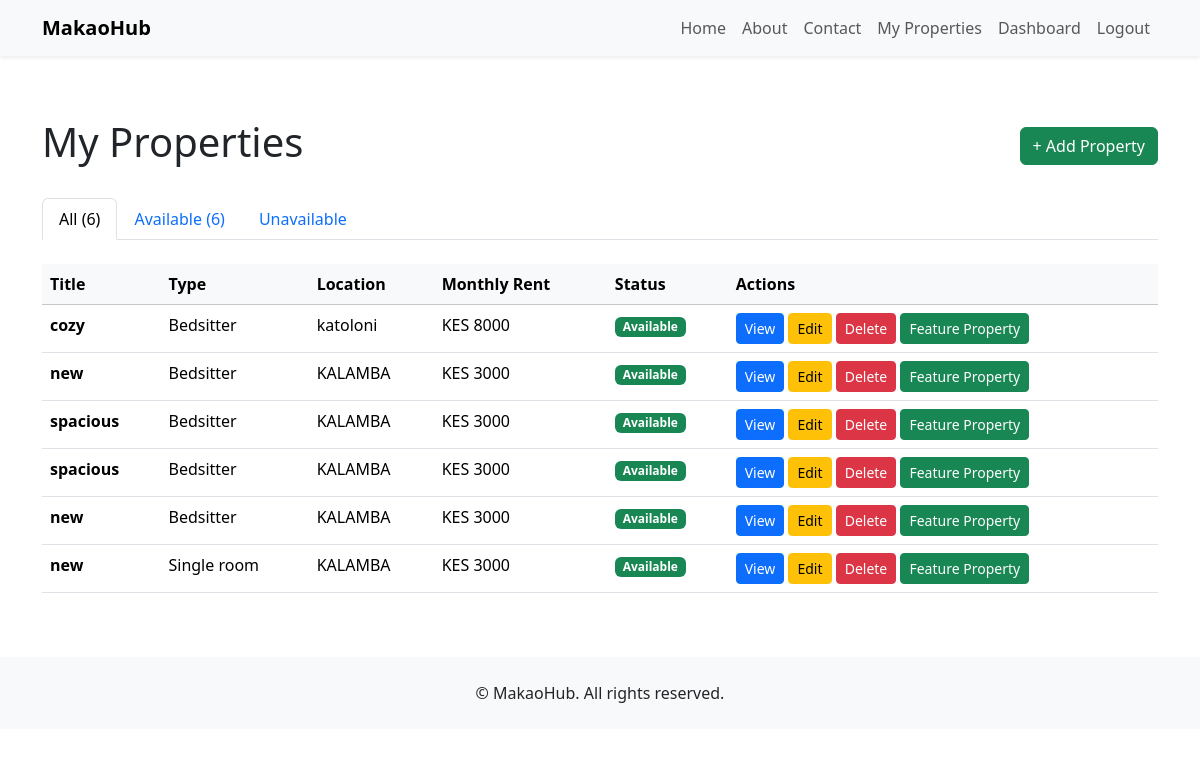
Screenshot of /properties/my-properties/ (signed in) with the database file from the repository.
### properties/models.py (models this page shows, shortened)
class Property(models.Model):
	class PropertyType(models.TextChoices):
		BEDSITTER = "bedsitter", _("Bedsitter")
		SINGLE_ROOM = "single_room", _("Single room")
		ONE_BEDROOM = "one_bedroom", _("1-bedroom")
		HOSTEL = "hostel", _("Hostel")
		SHARED = "shared", _("Shared")
	class Neighborhood(models.TextChoices):
		MACHAKOS_CBD = "machakos_cbd", _("Machakos CBD")
		MIKUYUNI = "mikuyuni", _("Mikuyuni")
		MATUNGULU = "matungulu", _("Matungulu")
		KANGUNDO = "kangundo", _("Kangundo")
		KIAMBU = "kiambu", _("Kiambu")
		OTHER = "other", _("Other")
	landlord = models.ForeignKey(
		settings.AUTH_USER_MODEL,
		on_delete=models.CASCADE,
		related_name="properties",
		help_text=_("The landlord (owner) who listed this property."),
	)
	title = models.CharField(max_length=200)
	property_type = models.CharField(
		max_length=32, choices=PropertyType.choices, default=PropertyType.BEDSITTER
	)
	location = models.CharField(
		max_length=255,
		help_text=_("Address or description of where the property is located (e.g. Machakos Town)."),
	)
	neighborhood = models.CharField(
		max_length=32,
		choices=Neighborhood.choices,
		default=Neighborhood.MACHAKOS_CBD,
		help_text=_("Neighborhood or area in Machakos."),
	)
	nearby_shopping_center = models.CharField(
		max_length=255,
		blank=True,
		help_text=_("Nearest shopping center or landmark."),
	)
	monthly_rent = models.DecimalField(
		max_digits=10, decimal_places=2, help_text=_("Monthly rent in Kenyan Shillings (KES).")
	)
	description = models.TextField(blank=True)
	is_available = models.BooleanField(default=True)
	is_featured = models.BooleanField(default=False)
	featured_until = models.DateTimeField(null=True, blank=True)
	latitude = models.DecimalField(max_digits=9, decimal_places=6, null=True, blank=True)
	longitude = models.DecimalField(max_digits=9, decimal_places=6, null=True, blank=True)
	video = models.FileField(
		upload_to="property_videos/",
		blank=True,
		null=True,
		help_text=_("Upload a short video of the property (optional)."),
	)
	created_at = models.DateTimeField(auto_now_add=True)
	updated_at = models.DateTimeField(auto_now=True)
	objects = PropertyManager()
	class Meta:
		ordering = ["-created_at"]

### properties/views.py (the view)
# urls.py: path("my-properties/", views.my_properties, name="my_properties"),
@login_required
@landlord_required
def my_properties(request):
    properties = Property.objects.filter(landlord=request.user)
    return render(request, "properties/my_properties.html", {"properties": properties})

### properties/models.py (called while the page is built)
	def get_queryset(self):
		return PropertyQuerySet(self.model, using=self._db)

### properties/templates/properties/my_properties.html (shortened to what this page needs)
{% extends "base.html" %}
{% block content %}
<div class="my-5">
    <div class="d-flex justify-content-between align-items-center mb-4">
        <h1>My Properties</h1>
        <a href="{% url 'properties:create' %}" class="btn btn-success">+ Add Property</a>
    </div>
    <ul class="nav nav-tabs mb-4" role="tablist">
        <li class="nav-item" role="presentation">
            <button class="nav-link active" id="all-tab" data-bs-toggle="tab" data-bs-target="#all-pane" type="button" role="tab">
                All ({{ properties.count }})
            </button>
        </li>
        <li class="nav-item" role="presentation">
            <button class="nav-link" id="available-tab" data-bs-toggle="tab" data-bs-target="#available-pane" type="button" role="tab">
                Available ({{ properties|dictsort:"is_available"|length }})
            </button>
        </li>
        <li class="nav-item" role="presentation">
            <button class="nav-link" id="unavailable-tab" data-bs-toggle="tab" data-bs-target="#unavailable-pane" type="button" role="tab">
                Unavailable
            </button>
        </li>
    </ul>
    <div class="tab-content">
        <div class="tab-pane fade show active" id="all-pane" role="tabpanel">
            {% if properties %}
                <div class="table-responsive">
                    <table class="table table-hover">
                        <thead class="table-light">
                            <tr>
                                <th>Title</th>
                                <th>Type</th>
                                <th>Location</th>
                                <th>Monthly Rent</th>
                                <th>Status</th>
                                <th>Actions</th>
                            </tr>
                        </thead>
                        <tbody>
                            {% for property in properties %}
                                <tr>
                                    <td><strong>{{ property.title }}</strong></td>
                                    <td>{{ property.get_property_type_display }}</td>
                                    <td>{{ property.location }}</td>
                                    <td>KES {{ property.monthly_rent|floatformat:0 }}</td>
                                    <td>
                                        {% if property.is_available %}
                                            <span class="badge bg-success">Available</span>
                                        {% else %}
                                            <span class="badge bg-secondary">Not Available</span>
                                        {% endif %}
                                    </td>
                                    <td>
                                        <a href="{% url 'properties:detail' property.id %}" class="btn btn-sm btn-primary">View</a>
                                        <a href="{% url 'properties:update' property.id %}" class="btn btn-sm btn-warning">Edit</a>
                                        <a href="{% url 'properties:delete' property.id %}" class="btn btn-sm btn-danger">Delete</a>
                                        {% if user.is_authenticated and user.profile.role == 'landlord' %}
                                            <button type="button" class="btn btn-sm btn-success feature-btn" data-property-id="{{ property.id }}" onclick="simulateFeaturePayment({{ property.id }})">Feature Property</button>
                                        {% endif %}
                                    </td>
                                </tr>
                            {% endfor %}
                        </tbody>
                    </table>
                </div>
            {% else %}
                <div class="alert alert-info text-center py-5">
                    <h5>No properties listed yet</h5>
                    <p class="mb-3">Start by adding your first rental property.</p>
                    <a href="{% url 'properties:create' %}" class="btn btn-success">Add Your First Property</a>
                </div>
            {% endif %}
        </div>
    </div>
</div>
{% endblock %}

### templates/base.html (style rules this page uses)
body { padding-top: 70px; }

### rows the page displays
Property: title "cozy", property_type "Bedsitter", location "katoloni", monthly_rent "8000", is_available "Available"
Property: title "new", property_type "Bedsitter", location "KALAMBA", monthly_rent "3000", is_available "Available"
Property: title "spacious", property_type "Bedsitter", location "KALAMBA", monthly_rent "3000", is_available "Available"
Property: title "spacious", property_type "Bedsitter", location "KALAMBA", monthly_rent "3000", is_available "Available"
Property: title "new", property_type "Bedsitter", location "KALAMBA", monthly_rent "3000", is_available "Available"
Property: title "new", property_type "Single room", location "KALAMBA", monthly_rent "3000", is_available "Available"

### other values shown
{{ properties.count }} "6"
{{ properties|dictsort:"is_available"|length }} "6"
